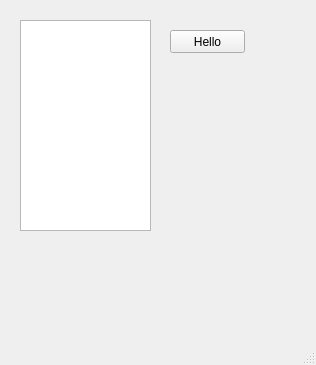
<?xml version="1.0" encoding="UTF-8"?>
<ui version="4.0">
 <class>MainWindow</class>
 <widget class="QMainWindow" name="MainWindow">
  <property name="geometry">
   <rect>
    <x>0</x>
    <y>0</y>
    <width>316</width>
    <height>365</height>
   </rect>
  </property>
  <property name="windowTitle">
   <string>MainWindow</string>
  </property>
  <widget class="QWidget" name="centralwidget">
   <widget class="QTextEdit" name="te">
    <property name="geometry">
     <rect>
      <x>20</x>
      <y>20</y>
      <width>131</width>
      <height>211</height>
     </rect>
    </property>
   </widget>
   <widget class="QPushButton" name="pb">
    <property name="geometry">
     <rect>
      <x>170</x>
      <y>30</y>
      <width>75</width>
      <height>23</height>
     </rect>
    </property>
    <property name="text">
     <string>Hello</string>
    </property>
   </widget>
  </widget>
  <widget class="QMenuBar" name="menubar">
   <property name="geometry">
    <rect>
     <x>0</x>
     <y>0</y>
     <width>316</width>
     <height>21</height>
    </rect>
   </property>
  </widget>
  <widget class="QStatusBar" name="statusbar"/>
 </widget>
 <resources/>
 <connections/>
</ui>
